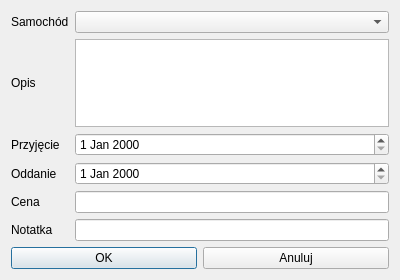
<?xml version="1.0" encoding="UTF-8"?>
<ui version="4.0">
 <class>RepairDialog</class>
 <widget class="QDialog" name="RepairDialog">
  <property name="geometry">
   <rect>
    <x>0</x>
    <y>0</y>
    <width>400</width>
    <height>280</height>
   </rect>
  </property>
  <property name="windowTitle">
   <string>Dialog</string>
  </property>
  <layout class="QVBoxLayout" name="verticalLayout">
   <item>
    <layout class="QGridLayout" name="gridLayout">
     <item row="1" column="0">
      <widget class="QLabel" name="LLdesc">
       <property name="text">
        <string>Opis</string>
       </property>
      </widget>
     </item>
     <item row="5" column="0">
      <widget class="QLabel" name="LLnote">
       <property name="text">
        <string>Notatka</string>
       </property>
      </widget>
     </item>
     <item row="3" column="0">
      <widget class="QLabel" name="LLout">
       <property name="text">
        <string>Oddanie</string>
       </property>
      </widget>
     </item>
     <item row="0" column="0">
      <widget class="QLabel" name="LLcar">
       <property name="text">
        <string>Samochód</string>
       </property>
      </widget>
     </item>
     <item row="2" column="0">
      <widget class="QLabel" name="LLin">
       <property name="text">
        <string>Przyjęcie</string>
       </property>
      </widget>
     </item>
     <item row="0" column="2">
      <widget class="QComboBox" name="CBcar">
       <item>
        <property name="text">
         <string/>
        </property>
       </item>
      </widget>
     </item>
     <item row="4" column="0">
      <widget class="QLabel" name="LLprice">
       <property name="text">
        <string>Cena</string>
       </property>
      </widget>
     </item>
     <item row="2" column="2">
      <widget class="QDateEdit" name="DEid"/>
     </item>
     <item row="3" column="2">
      <widget class="QDateEdit" name="DEout"/>
     </item>
     <item row="4" column="2">
      <widget class="QLineEdit" name="LEprice"/>
     </item>
     <item row="5" column="2">
      <widget class="QLineEdit" name="LEnote"/>
     </item>
     <item row="1" column="2">
      <widget class="QTextEdit" name="TEdesc"/>
     </item>
    </layout>
   </item>
   <item>
    <layout class="QHBoxLayout" name="horizontalLayout">
     <item>
      <widget class="QPushButton" name="PBok">
       <property name="text">
        <string>OK</string>
       </property>
      </widget>
     </item>
     <item>
      <widget class="QPushButton" name="PBanuluj">
       <property name="text">
        <string>Anuluj</string>
       </property>
      </widget>
     </item>
    </layout>
   </item>
  </layout>
 </widget>
 <tabstops>
  <tabstop>CBcar</tabstop>
  <tabstop>DEid</tabstop>
  <tabstop>DEout</tabstop>
  <tabstop>LEprice</tabstop>
  <tabstop>LEnote</tabstop>
  <tabstop>PBok</tabstop>
  <tabstop>PBanuluj</tabstop>
 </tabstops>
 <resources/>
 <connections/>
</ui>
